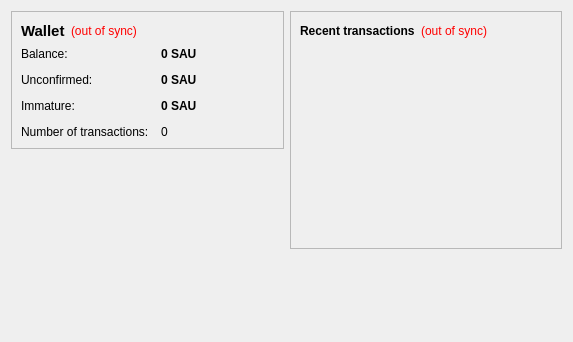
<?xml version="1.0" encoding="UTF-8"?>
<ui version="4.0">
 <class>OverviewPage</class>
 <widget class="QWidget" name="OverviewPage">
  <property name="geometry">
   <rect>
    <x>0</x>
    <y>0</y>
    <width>573</width>
    <height>342</height>
   </rect>
  </property>
  <property name="windowTitle">
   <string>Form</string>
  </property>
  <layout class="QHBoxLayout" name="horizontalLayout" stretch="1,1">
   <item>
    <layout class="QVBoxLayout" name="verticalLayout_2">
     <item>
      <widget class="QFrame" name="frame">
       <property name="frameShape">
        <enum>QFrame::StyledPanel</enum>
       </property>
       <property name="frameShadow">
        <enum>QFrame::Raised</enum>
       </property>
       <layout class="QVBoxLayout" name="verticalLayout_4">
        <item>
         <layout class="QHBoxLayout" name="horizontalLayout_4">
          <item>
           <widget class="QLabel" name="label_5">
            <property name="font">
             <font>
              <pointsize>11</pointsize>
              <weight>75</weight>
              <bold>true</bold>
             </font>
            </property>
            <property name="text">
             <string>Wallet</string>
            </property>
           </widget>
          </item>
          <item>
           <widget class="QLabel" name="labelWalletStatus">
            <property name="toolTip">
             <string>The displayed information may be out of date. Your wallet automatically synchronizes with the SauronRings network after a connection is established, but this process has not completed yet.</string>
            </property>
            <property name="styleSheet">
             <string notr="true">QLabel { color: red; }</string>
            </property>
            <property name="text">
             <string notr="true">(out of sync)</string>
            </property>
            <property name="alignment">
             <set>Qt::AlignLeading|Qt::AlignLeft|Qt::AlignVCenter</set>
            </property>
           </widget>
          </item>
          <item>
           <spacer name="horizontalSpacer_2">
            <property name="orientation">
             <enum>Qt::Horizontal</enum>
            </property>
            <property name="sizeHint" stdset="0">
             <size>
              <width>40</width>
              <height>20</height>
             </size>
            </property>
           </spacer>
          </item>
         </layout>
        </item>
        <item>
         <layout class="QFormLayout" name="formLayout_2">
          <property name="fieldGrowthPolicy">
           <enum>QFormLayout::AllNonFixedFieldsGrow</enum>
          </property>
          <property name="horizontalSpacing">
           <number>12</number>
          </property>
          <property name="verticalSpacing">
           <number>12</number>
          </property>
          <item row="0" column="0">
           <widget class="QLabel" name="label">
            <property name="text">
             <string>Balance:</string>
            </property>
           </widget>
          </item>
          <item row="0" column="1">
           <widget class="QLabel" name="labelBalance">
            <property name="font">
             <font>
              <weight>75</weight>
              <bold>true</bold>
             </font>
            </property>
            <property name="cursor">
             <cursorShape>IBeamCursor</cursorShape>
            </property>
            <property name="toolTip">
             <string>Your current balance</string>
            </property>
            <property name="text">
             <string notr="true">0 SAU</string>
            </property>
            <property name="textInteractionFlags">
             <set>Qt::LinksAccessibleByMouse|Qt::TextSelectableByKeyboard|Qt::TextSelectableByMouse</set>
            </property>
           </widget>
          </item>
          <item row="1" column="0">
           <widget class="QLabel" name="label_3">
            <property name="text">
             <string>Unconfirmed:</string>
            </property>
           </widget>
          </item>
          <item row="1" column="1">
           <widget class="QLabel" name="labelUnconfirmed">
            <property name="font">
             <font>
              <weight>75</weight>
              <bold>true</bold>
             </font>
            </property>
            <property name="cursor">
             <cursorShape>IBeamCursor</cursorShape>
            </property>
            <property name="toolTip">
             <string>Total of transactions that have yet to be confirmed, and do not yet count toward the current balance</string>
            </property>
            <property name="text">
             <string notr="true">0 SAU</string>
            </property>
            <property name="textInteractionFlags">
             <set>Qt::LinksAccessibleByMouse|Qt::TextSelectableByKeyboard|Qt::TextSelectableByMouse</set>
            </property>
           </widget>
          </item>
          <item row="3" column="0">
           <widget class="QLabel" name="label_2">
            <property name="text">
             <string>Number of transactions:</string>
            </property>
           </widget>
          </item>
          <item row="3" column="1">
           <widget class="QLabel" name="labelNumTransactions">
            <property name="toolTip">
             <string>Total number of transactions in wallet</string>
            </property>
            <property name="text">
             <string notr="true">0</string>
            </property>
           </widget>
          </item>
          <item row="2" column="0">
           <widget class="QLabel" name="labelImmatureText">
            <property name="text">
             <string>Immature:</string>
            </property>
           </widget>
          </item>
          <item row="2" column="1">
           <widget class="QLabel" name="labelImmature">
            <property name="font">
             <font>
              <weight>75</weight>
              <bold>true</bold>
             </font>
            </property>
            <property name="toolTip">
             <string>Mined balance that has not yet matured</string>
            </property>
            <property name="text">
             <string notr="true">0 SAU</string>
            </property>
            <property name="textInteractionFlags">
             <set>Qt::LinksAccessibleByMouse|Qt::TextSelectableByKeyboard|Qt::TextSelectableByMouse</set>
            </property>
           </widget>
          </item>
         </layout>
        </item>
       </layout>
      </widget>
     </item>
     <item>
      <spacer name="verticalSpacer">
       <property name="orientation">
        <enum>Qt::Vertical</enum>
       </property>
       <property name="sizeHint" stdset="0">
        <size>
         <width>20</width>
         <height>40</height>
        </size>
       </property>
      </spacer>
     </item>
    </layout>
   </item>
   <item>
    <layout class="QVBoxLayout" name="verticalLayout_3">
     <item>
      <widget class="QFrame" name="frame_2">
       <property name="frameShape">
        <enum>QFrame::StyledPanel</enum>
       </property>
       <property name="frameShadow">
        <enum>QFrame::Raised</enum>
       </property>
       <layout class="QVBoxLayout" name="verticalLayout">
        <item>
         <layout class="QHBoxLayout" name="horizontalLayout_2">
          <item>
           <widget class="QLabel" name="label_4">
            <property name="text">
             <string>&lt;b&gt;Recent transactions&lt;/b&gt;</string>
            </property>
           </widget>
          </item>
          <item>
           <widget class="QLabel" name="labelTransactionsStatus">
            <property name="toolTip">
             <string>The displayed information may be out of date. Your wallet automatically synchronizes with the SauronRings network after a connection is established, but this process has not completed yet.</string>
            </property>
            <property name="styleSheet">
             <string notr="true">QLabel { color: red; }</string>
            </property>
            <property name="text">
             <string notr="true">(out of sync)</string>
            </property>
            <property name="alignment">
             <set>Qt::AlignRight|Qt::AlignTrailing|Qt::AlignVCenter</set>
            </property>
           </widget>
          </item>
          <item>
           <spacer name="horizontalSpacer">
            <property name="orientation">
             <enum>Qt::Horizontal</enum>
            </property>
            <property name="sizeHint" stdset="0">
             <size>
              <width>40</width>
              <height>20</height>
             </size>
            </property>
           </spacer>
          </item>
         </layout>
        </item>
        <item>
         <widget class="QListView" name="listTransactions">
          <property name="styleSheet">
           <string notr="true">QListView { background: transparent; }</string>
          </property>
          <property name="frameShape">
           <enum>QFrame::NoFrame</enum>
          </property>
          <property name="verticalScrollBarPolicy">
           <enum>Qt::ScrollBarAlwaysOff</enum>
          </property>
          <property name="horizontalScrollBarPolicy">
           <enum>Qt::ScrollBarAlwaysOff</enum>
          </property>
          <property name="selectionMode">
           <enum>QAbstractItemView::NoSelection</enum>
          </property>
         </widget>
        </item>
       </layout>
      </widget>
     </item>
     <item>
      <spacer name="verticalSpacer_2">
       <property name="orientation">
        <enum>Qt::Vertical</enum>
       </property>
       <property name="sizeHint" stdset="0">
        <size>
         <width>20</width>
         <height>40</height>
        </size>
       </property>
      </spacer>
     </item>
    </layout>
   </item>
  </layout>
 </widget>
 <resources/>
 <connections/>
</ui>
